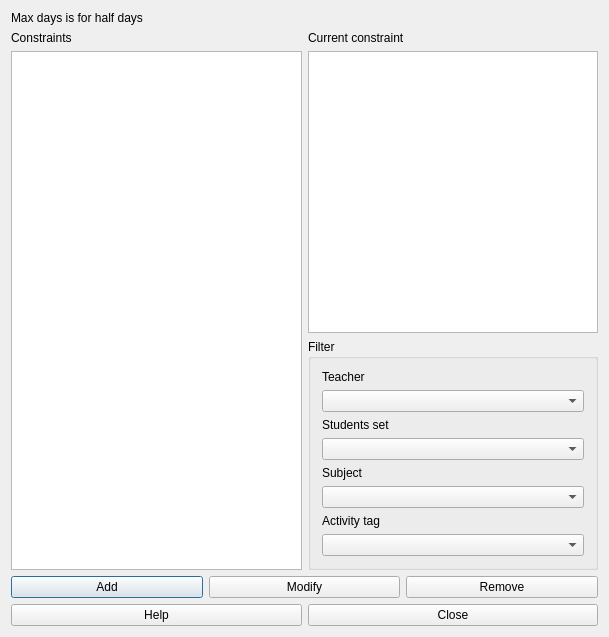
<?xml version="1.0" encoding="UTF-8"?>
<ui version="4.0">
 <class>ConstraintMaxHalfDaysBetweenActivitiesForm_template</class>
 <widget class="QDialog" name="ConstraintMaxHalfDaysBetweenActivitiesForm_template">
  <property name="geometry">
   <rect>
    <x>0</x>
    <y>0</y>
    <width>609</width>
    <height>637</height>
   </rect>
  </property>
  <property name="windowTitle">
   <string extracomment="This is the title of the dialog to see the list of all constraints of this type">Constraints max half days between activities</string>
  </property>
  <layout class="QGridLayout" name="gridLayout_2">
   <item row="0" column="0">
    <widget class="QLabel" name="instructionsLabel">
     <property name="sizePolicy">
      <sizepolicy hsizetype="Minimum" vsizetype="Minimum">
       <horstretch>0</horstretch>
       <verstretch>0</verstretch>
      </sizepolicy>
     </property>
     <property name="text">
      <string>Max days is for half days</string>
     </property>
     <property name="wordWrap">
      <bool>true</bool>
     </property>
    </widget>
   </item>
   <item row="1" column="0">
    <layout class="QHBoxLayout" name="horizontalLayout">
     <item>
      <layout class="QVBoxLayout" name="verticalLayout">
       <item>
        <widget class="QLabel" name="constraintsTextLabel">
         <property name="frameShape">
          <enum>QFrame::NoFrame</enum>
         </property>
         <property name="frameShadow">
          <enum>QFrame::Plain</enum>
         </property>
         <property name="text">
          <string>Constraints</string>
         </property>
         <property name="wordWrap">
          <bool>false</bool>
         </property>
        </widget>
       </item>
       <item>
        <widget class="QListWidget" name="constraintsListWidget"/>
       </item>
      </layout>
     </item>
     <item>
      <layout class="QVBoxLayout" name="verticalLayout_3">
       <item>
        <layout class="QVBoxLayout" name="verticalLayout_2">
         <item>
          <widget class="QLabel" name="currentConstraintTextLabel">
           <property name="text">
            <string>Current constraint</string>
           </property>
           <property name="wordWrap">
            <bool>false</bool>
           </property>
          </widget>
         </item>
         <item>
          <widget class="QPlainTextEdit" name="currentConstraintTextEdit"/>
         </item>
        </layout>
       </item>
       <item>
        <widget class="QGroupBox" name="filterGroupBox">
         <property name="title">
          <string>Filter</string>
         </property>
         <layout class="QGridLayout" name="gridLayout">
          <item row="0" column="0">
           <widget class="QLabel" name="teachersTextLabel">
            <property name="text">
             <string>Teacher</string>
            </property>
            <property name="wordWrap">
             <bool>false</bool>
            </property>
           </widget>
          </item>
          <item row="1" column="0">
           <widget class="QComboBox" name="teachersComboBox"/>
          </item>
          <item row="2" column="0">
           <widget class="QLabel" name="studentsTextLabel">
            <property name="text">
             <string>Students set</string>
            </property>
            <property name="wordWrap">
             <bool>false</bool>
            </property>
           </widget>
          </item>
          <item row="3" column="0">
           <widget class="QComboBox" name="studentsComboBox"/>
          </item>
          <item row="4" column="0">
           <widget class="QLabel" name="subjectsTextLabel">
            <property name="text">
             <string>Subject</string>
            </property>
            <property name="wordWrap">
             <bool>false</bool>
            </property>
           </widget>
          </item>
          <item row="5" column="0">
           <widget class="QComboBox" name="subjectsComboBox"/>
          </item>
          <item row="6" column="0">
           <widget class="QLabel" name="activityTagsTextLabel">
            <property name="text">
             <string>Activity tag</string>
            </property>
            <property name="wordWrap">
             <bool>false</bool>
            </property>
           </widget>
          </item>
          <item row="7" column="0">
           <widget class="QComboBox" name="activityTagsComboBox"/>
          </item>
         </layout>
        </widget>
       </item>
      </layout>
     </item>
    </layout>
   </item>
   <item row="2" column="0">
    <layout class="QHBoxLayout">
     <item>
      <widget class="QPushButton" name="addConstraintPushButton">
       <property name="text">
        <string>Add</string>
       </property>
      </widget>
     </item>
     <item>
      <widget class="QPushButton" name="modifyConstraintPushButton">
       <property name="text">
        <string>Modify</string>
       </property>
      </widget>
     </item>
     <item>
      <widget class="QPushButton" name="removeConstraintPushButton">
       <property name="text">
        <string>Remove</string>
       </property>
      </widget>
     </item>
    </layout>
   </item>
   <item row="3" column="0">
    <layout class="QHBoxLayout">
     <item>
      <widget class="QPushButton" name="helpPushButton">
       <property name="text">
        <string>Help</string>
       </property>
      </widget>
     </item>
     <item>
      <widget class="QPushButton" name="closePushButton">
       <property name="text">
        <string>Close</string>
       </property>
      </widget>
     </item>
    </layout>
   </item>
  </layout>
 </widget>
 <layoutdefault spacing="6" margin="11"/>
 <resources/>
 <connections/>
</ui>
